Frame 1 (no input): blank canvas, image omitted
Frame 60 (the mouse pressed at the canvas centre just before this capture): blank canvas, image omitted
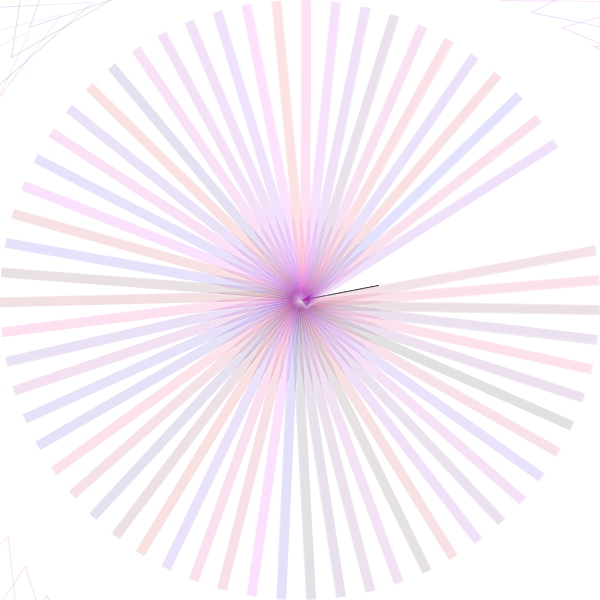
Frame 120 (the mouse held since frame 60 and released just before this capture)

The Processing sketch whose frames 1 and 60 were blank and that drew this single picture after the mouse press (run headless with seeded random() and noise(); from frame 60 on, the mouse is pressed at the canvas centre):

// Processing sketch: processing_146433
// ── processing_146433.pde

void setup()
{
  size( 600,600 );
  background( 255 );
  smooth();
}
void draw() {
  
  if (mousePressed) {
   translate(mouseX,mouseY);
  rotate(frameCount/10.0);
    line(0,0, 80,0);
    stroke(255,80);
    fill(random(0,255),0,random(0,255),30);
    rect(0,0,mouseX,mouseX/30);
    translate(mouseX,mouseY);
    rotate(frameCount/10.0);
    stroke(random(0,255),0,random(0,255),30);
    fill(255,50);
    triangle(0,0, 100,0, 0,80);
}
}

void keyReleased()
{
  if (key=='c'||key=='c') {
background(255);
} }
